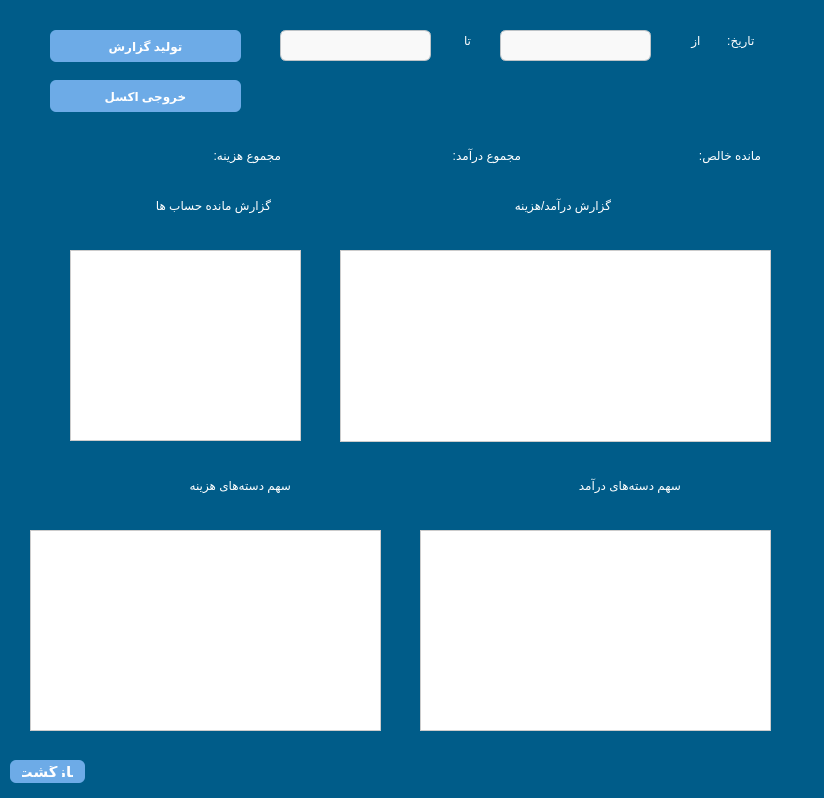
<?xml version="1.0" encoding="UTF-8"?>
<ui version="4.0">
 <class>Form</class>
 <widget class="QWidget" name="Form">
  <property name="geometry">
   <rect>
    <x>0</x>
    <y>0</y>
    <width>824</width>
    <height>798</height>
   </rect>
  </property>
  <property name="windowTitle">
   <string>Form</string>
  </property>
  <property name="styleSheet">
   <string notr="true">QWidget {
    background-color: rgb(0, 92, 137);
	color: white
}
</string>
  </property>
  <widget class="QLineEdit" name="toLineEdit">
   <property name="geometry">
    <rect>
     <x>280</x>
     <y>30</y>
     <width>151</width>
     <height>31</height>
    </rect>
   </property>
   <property name="styleSheet">
    <string notr="true">QLineEdit {
    background-color: #f9f9f9;
    color: #2c3e50;
    border: 1px solid #bdc3c7;
    border-radius: 6px;
    padding: 6px;
    font-size: 14px;
}

QLineEdit:focus {
    border: 1px solid #3498db;
    background-color: #ecf6fc;
}

</string>
   </property>
  </widget>
  <widget class="QLineEdit" name="fromLineEdit">
   <property name="geometry">
    <rect>
     <x>500</x>
     <y>30</y>
     <width>151</width>
     <height>31</height>
    </rect>
   </property>
   <property name="styleSheet">
    <string notr="true">QLineEdit {
    background-color: #f9f9f9;
    color: #2c3e50;
    border: 1px solid #bdc3c7;
    border-radius: 6px;
    padding: 6px;
    font-size: 14px;
}

QLineEdit:focus {
    border: 1px solid #3498db;
    background-color: #ecf6fc;
}

</string>
   </property>
  </widget>
  <widget class="QPushButton" name="generateReportButton">
   <property name="geometry">
    <rect>
     <x>50</x>
     <y>30</y>
     <width>191</width>
     <height>32</height>
    </rect>
   </property>
   <property name="styleSheet">
    <string notr="true">QPushButton {
	font: 16pt &quot;.AppleSystemUIFont&quot;;
    background-color:rgb(109, 171, 231);
    color: white;
    border-radius: 6px;
    padding: 6px 12px;
    font-weight: bold;
}
QPushButton:hover {
    background-color: rgb(109, 160, 200);
}

</string>
   </property>
   <property name="text">
    <string>تولید گزارش</string>
   </property>
  </widget>
  <widget class="QLabel" name="totalIncomeLabel">
   <property name="geometry">
    <rect>
     <x>290</x>
     <y>140</y>
     <width>151</width>
     <height>31</height>
    </rect>
   </property>
   <property name="styleSheet">
    <string notr="true">
QLabel {
    background-color: rgba(0, 0, 0, 0);
    border: none;
    color: white;
    font: 13pt &quot;.AppleSystemUIFont&quot;;
}

</string>
   </property>
   <property name="text">
    <string/>
   </property>
  </widget>
  <widget class="QLabel" name="totalExpenseLabel">
   <property name="geometry">
    <rect>
     <x>50</x>
     <y>140</y>
     <width>151</width>
     <height>31</height>
    </rect>
   </property>
   <property name="styleSheet">
    <string notr="true">
QLabel {
    background-color: rgba(0, 0, 0, 0);
    border: none;
    color: white;
    font: 13pt &quot;.AppleSystemUIFont&quot;;
}

</string>
   </property>
   <property name="text">
    <string/>
   </property>
  </widget>
  <widget class="QLabel" name="netBalanceLabel">
   <property name="geometry">
    <rect>
     <x>530</x>
     <y>140</y>
     <width>151</width>
     <height>31</height>
    </rect>
   </property>
   <property name="styleSheet">
    <string notr="true">
QLabel {
    background-color: rgba(0, 0, 0, 0);
    border: none;
    color: white;
    font: 13pt &quot;.AppleSystemUIFont&quot;;
}

</string>
   </property>
   <property name="text">
    <string/>
   </property>
  </widget>
  <widget class="QPushButton" name="backButton">
   <property name="geometry">
    <rect>
     <x>10</x>
     <y>760</y>
     <width>75</width>
     <height>23</height>
    </rect>
   </property>
   <property name="font">
    <font>
     <family>.AppleSystemUIFont</family>
     <pointsize>11</pointsize>
     <weight>75</weight>
     <italic>false</italic>
     <bold>true</bold>
    </font>
   </property>
   <property name="styleSheet">
    <string notr="true">QPushButton {
	font: 11pt &quot;.AppleSystemUIFont&quot;;
    background-color:rgb(109, 171, 231);
    color: white;
    border-radius: 6px;
    padding: 6px 12px;
    font-weight: bold;
}
QPushButton:hover {
    background-color: rgb(109, 160, 200);
}

</string>
   </property>
   <property name="text">
    <string>بازگشت</string>
   </property>
  </widget>
  <widget class="QTableWidget" name="categoryTable">
   <property name="geometry">
    <rect>
     <x>340</x>
     <y>250</y>
     <width>431</width>
     <height>192</height>
    </rect>
   </property>
   <property name="styleSheet">
    <string notr="true">QTableView {
    background-color: #ffffff;
    color: #222222;
    gridline-color: #cccccc;
    font-size: 14px;
    font-family: Tahoma;
    selection-background-color: #d0eaff;
    selection-color: #000000;
    border: 1px solid #cccccc;
}

QHeaderView::section {
    background-color: #eeeeee;
    color: #333333;
    font-weight: bold;
    font-size: 13px;
    padding: 5px;
    border: 1px solid #cccccc;
}

</string>
   </property>
  </widget>
  <widget class="QTableWidget" name="accountTable">
   <property name="geometry">
    <rect>
     <x>70</x>
     <y>250</y>
     <width>231</width>
     <height>191</height>
    </rect>
   </property>
   <property name="styleSheet">
    <string notr="true">QTableView {
    background-color: #ffffff;
    color: #222222;
    gridline-color: #cccccc;
    font-size: 14px;
    font-family: Tahoma;
    selection-background-color: #d0eaff;
    selection-color: #000000;
    border: 1px solid #cccccc;
}

QHeaderView::section {
    background-color: #eeeeee;
    color: #333333;
    font-weight: bold;
    font-size: 13px;
    padding: 5px;
    border: 1px solid #cccccc;
}
</string>
   </property>
  </widget>
  <widget class="QLabel" name="label_4">
   <property name="geometry">
    <rect>
     <x>670</x>
     <y>30</y>
     <width>91</width>
     <height>21</height>
    </rect>
   </property>
   <property name="styleSheet">
    <string notr="true">
QLabel {
    background-color: rgba(0, 0, 0, 0);
    border: none;
    color: white;
    font: 16pt &quot;.AppleSystemUIFont&quot;;
}

</string>
   </property>
   <property name="text">
    <string>  تاریخ:        از</string>
   </property>
  </widget>
  <widget class="QLabel" name="label_5">
   <property name="geometry">
    <rect>
     <x>450</x>
     <y>30</y>
     <width>21</width>
     <height>21</height>
    </rect>
   </property>
   <property name="styleSheet">
    <string notr="true">
QLabel {
    background-color: rgba(0, 0, 0, 0);
    border: none;
    color: white;
    font: 16pt &quot;.AppleSystemUIFont&quot;;
}

</string>
   </property>
   <property name="text">
    <string>تا</string>
   </property>
  </widget>
  <widget class="QLabel" name="netBalanceLabel_2">
   <property name="geometry">
    <rect>
     <x>680</x>
     <y>140</y>
     <width>81</width>
     <height>31</height>
    </rect>
   </property>
   <property name="styleSheet">
    <string notr="true">
QLabel {
    background-color: rgba(0, 0, 0, 0);
    border: none;
    color: white;
    font: 13pt &quot;.AppleSystemUIFont&quot;;
}

</string>
   </property>
   <property name="text">
    <string>مانده‌ خالص:</string>
   </property>
  </widget>
  <widget class="QLabel" name="netBalanceLabel_3">
   <property name="geometry">
    <rect>
     <x>440</x>
     <y>140</y>
     <width>81</width>
     <height>31</height>
    </rect>
   </property>
   <property name="styleSheet">
    <string notr="true">
QLabel {
    background-color: rgba(0, 0, 0, 0);
    border: none;
    color: white;
    font: 13pt &quot;.AppleSystemUIFont&quot;;
}

</string>
   </property>
   <property name="text">
    <string>مجموع درآمد:</string>
   </property>
  </widget>
  <widget class="QLabel" name="netBalanceLabel_4">
   <property name="geometry">
    <rect>
     <x>200</x>
     <y>140</y>
     <width>81</width>
     <height>31</height>
    </rect>
   </property>
   <property name="styleSheet">
    <string notr="true">
QLabel {
    background-color: rgba(0, 0, 0, 0);
    border: none;
    color: white;
    font: 13pt &quot;.AppleSystemUIFont&quot;;
}

</string>
   </property>
   <property name="text">
    <string>مجموع هزینه:</string>
   </property>
  </widget>
  <widget class="QLabel" name="label_6">
   <property name="geometry">
    <rect>
     <x>460</x>
     <y>190</y>
     <width>151</width>
     <height>31</height>
    </rect>
   </property>
   <property name="styleSheet">
    <string notr="true">
QLabel {
    background-color: rgba(0, 0, 0, 0);
    border: none;
    color: white;
    font: 20pt &quot;.AppleSystemUIFont&quot;;
}

</string>
   </property>
   <property name="text">
    <string>گزارش درآمد/هزینه</string>
   </property>
  </widget>
  <widget class="QLabel" name="label_7">
   <property name="geometry">
    <rect>
     <x>90</x>
     <y>190</y>
     <width>181</width>
     <height>31</height>
    </rect>
   </property>
   <property name="styleSheet">
    <string notr="true">
QLabel {
    background-color: rgba(0, 0, 0, 0);
    border: none;
    color: white;
    font: 20pt &quot;.AppleSystemUIFont&quot;;
}

</string>
   </property>
   <property name="text">
    <string>گزارش مانده حساب ها</string>
   </property>
  </widget>
  <widget class="QWidget" name="expenseChartContainer" native="true">
   <property name="geometry">
    <rect>
     <x>30</x>
     <y>530</y>
     <width>351</width>
     <height>201</height>
    </rect>
   </property>
   <property name="styleSheet">
    <string notr="true">QWidget {
    background-color: #ffffff;
    color: #222222;
    gridline-color: #cccccc;
    font-size: 14px;
    font-family: Tahoma;
    selection-background-color: #d0eaff;
    selection-color: #000000;
    border: 1px solid #cccccc;
}
</string>
   </property>
  </widget>
  <widget class="QLabel" name="label_8">
   <property name="geometry">
    <rect>
     <x>110</x>
     <y>470</y>
     <width>181</width>
     <height>31</height>
    </rect>
   </property>
   <property name="styleSheet">
    <string notr="true">
QLabel {
    background-color: rgba(0, 0, 0, 0);
    border: none;
    color: white;
    font: 20pt &quot;.AppleSystemUIFont&quot;;
}

</string>
   </property>
   <property name="text">
    <string>سهم دسته‌های هزینه</string>
   </property>
  </widget>
  <widget class="QWidget" name="incomeChartContainer" native="true">
   <property name="geometry">
    <rect>
     <x>420</x>
     <y>530</y>
     <width>351</width>
     <height>201</height>
    </rect>
   </property>
   <property name="styleSheet">
    <string notr="true">QWidget {
    background-color: #ffffff;
    color: #222222;
    gridline-color: #cccccc;
    font-size: 14px;
    font-family: Tahoma;
    selection-background-color: #d0eaff;
    selection-color: #000000;
    border: 1px solid #cccccc;
}
</string>
   </property>
  </widget>
  <widget class="QLabel" name="label_9">
   <property name="geometry">
    <rect>
     <x>500</x>
     <y>470</y>
     <width>181</width>
     <height>31</height>
    </rect>
   </property>
   <property name="styleSheet">
    <string notr="true">
QLabel {
    background-color: rgba(0, 0, 0, 0);
    border: none;
    color: white;
    font: 20pt &quot;.AppleSystemUIFont&quot;;
}

</string>
   </property>
   <property name="text">
    <string>سهم دسته‌های درآمد</string>
   </property>
  </widget>
  <widget class="QPushButton" name="exportToExcelButton">
   <property name="geometry">
    <rect>
     <x>50</x>
     <y>80</y>
     <width>191</width>
     <height>32</height>
    </rect>
   </property>
   <property name="styleSheet">
    <string notr="true">QPushButton {
	font: 16pt &quot;.AppleSystemUIFont&quot;;
    background-color:rgb(109, 171, 231);
    color: white;
    border-radius: 6px;
    padding: 6px 12px;
    font-weight: bold;
}
QPushButton:hover {
    background-color: rgb(109, 160, 200);
}

</string>
   </property>
   <property name="text">
    <string>خروجی اکسل</string>
   </property>
  </widget>
 </widget>
 <resources/>
 <connections/>
</ui>
